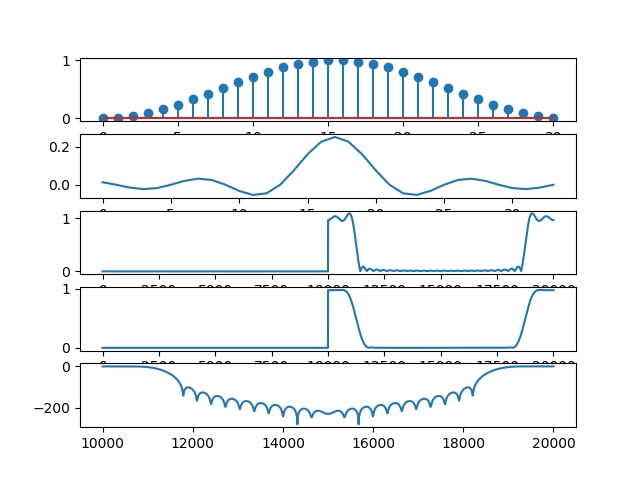

This chart was generated by the following Python code:
import numpy as np
import matplotlib.pyplot as plt
import cmath as cm
def dtft(x):
	j=cm.sqrt(-1)
	w=np.linspace(-np.pi,np.pi,10000)
	y=[]
	y=np.zeros(10000)
	l=len(x)
	for i in range(0,10000):
		sum=0
		for n in range(0,l):
			sum=sum+(x[n]*(np.exp(-j*w[i]*n)))
		y1=np.abs(sum)
		y=np.append(y,y1)
	return y
M=32
n=np.arange(0,M-1)
x1=np.cos(2*np.pi*n/(M-1))
w=0.5-0.5*x1
n=np.arange(-17,17)
f=0.25*(np.sinc(0.25*n))
#f[100]=1.0/4.0
f1=dtft(f)
g=[]
for i in range(0,31):
	g1=(f[i]*w[i])
	g=np.append(g,g1)
print g
g3=dtft(g)
a=20*np.log(g3)
print a
plt.subplot(5,1,1)
plt.stem(w)
plt.subplot(5,1,2)
plt.plot(f)
plt.subplot(5,1,3)
plt.plot(f1)
plt.subplot(5,1,4)
plt.plot(g3)
plt.subplot(5,1,5)
plt.plot(a)
plt.show()
